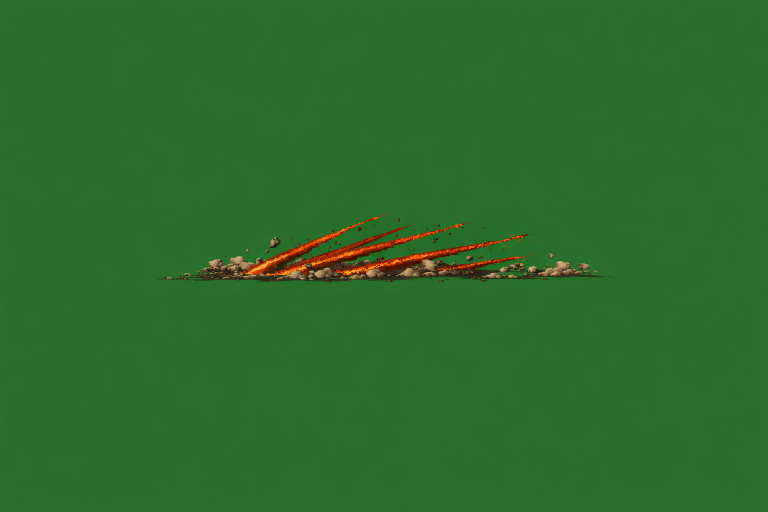
#> input picture @Edit/Stage4_Effects/src_charge.png, 1536 x 1024 px (shown at 1/2 size)
$ python -i Process_SwitchFrames.py   (imports and definitions only)
#> lines starting #> are read from the running program, lines starting #| are printed output that depends on the picture
"""스위치 눌림 프레임 후처리.

흰 배경 제거(가장자리와 이어진 영역만) → 흰 테두리 잔상 제거 → 공통 영역 자르기 → 정수 배 축소 → PNG 저장.
모든 프레임은 같은 캔버스·같은 카메라로 생성되어 있어야 하며, 같은 자르기 영역을 공유한다.

사용:
  python Process_SwitchFrames.py <출력 폴더> <기본.png> <충전.png> <발동.png> [--crop x0,y0,x1,y1] [--width 168]

자르기 영역을 주지 않으면 첫 프레임에서 바닥 슬랩 윗면(불투명 폭이 이미지 폭의 60% 이상이 되는 첫 행)을 찾아
그 위쪽, 세 프레임 불투명 영역의 합집합을 자른다(슬랩은 포함하지 않는다).
결과 폭이 --width(기본 168px)에 가까운 정수 배율로 축소하며, Unity에서는 PPU를 결과 폭으로 두면 폭 1유닛이 된다.
3-스테이지 용암 스위치는 --crop 520,180,855,352 로 만들었다(자동 검출과 같은 결과).
"""
import argparse
import os
from collections import deque

from PIL import Image, ImageChops, ImageFilter

WHITE_MIN = 232
FRINGE_MIN = 170   # 투명 영역에 닿은 이 밝기 이상의 픽셀은 배경 잔상(흰 테두리)으로 보고 제거
FRINGE_PASSES = 3
SLAB_FRACTION = 0.6
MASK_GROW = 7        # 기본 프레임 실루엣을 넓히는 필터 크기(홀수, 픽셀). 이 밖으로 번진 빛 번짐은 잘라낸다


# 가장자리와 이어진 흰색 영역만 투명 처리(버튼 안의 흰 하이라이트는 보존)
# [41 lines left out: functions remove_outer_white, peel_fringe, not called in this run]


# 충전·발동 프레임은 기본 프레임과 같은 형태이므로, 기본 프레임 실루엣(살짝 확대) 밖으로 번진 빛 번짐 조각을 제거한다
def clip_to_base_silhouette(frames):
    base_alpha = frames[0].split()[3].point(lambda a: 255 if a > 0 else 0).filter(ImageFilter.MaxFilter(MASK_GROW))
    for f in frames[1:]:
        f.putalpha(ImageChops.multiply(f.split()[3], base_alpha))


# 불투명 폭이 이미지 폭의 SLAB_FRACTION 이상인 첫 행(바닥 슬랩 윗면)의 y
# [39 lines left out: functions find_slab_top, main, not called in this run]


# [2 lines not run here, left out]

>>> import cv2
>>> picture = cv2.imread('Stage4_Effects/src_charge.png', cv2.IMREAD_GRAYSCALE)
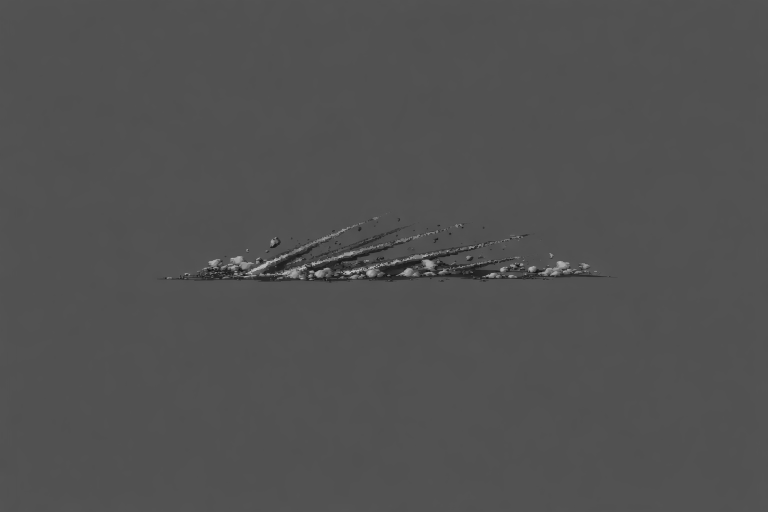
#> picture: shape (1024, 1536) (shown at 1/2 size); min 10, max 209, mean 81.2
#> (the run stopped early here; a loop or call above may not have finished)

$ run again, on @Edit/Stage4_Effects/src_wave.png
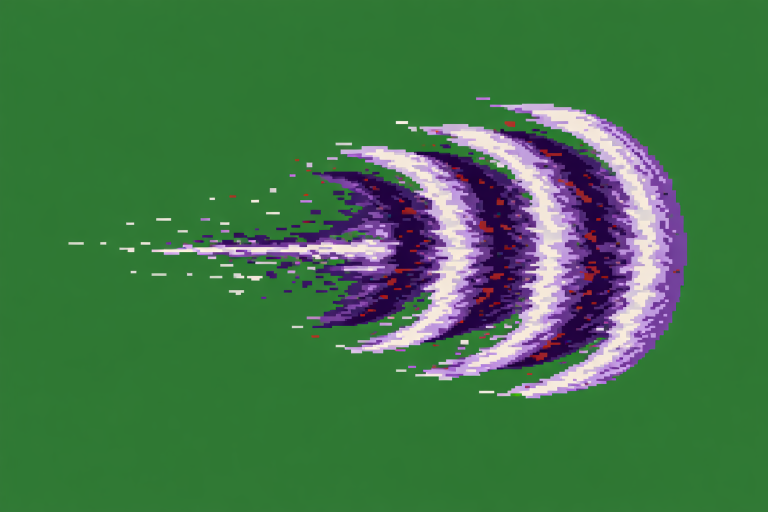
#> input picture @Edit/Stage4_Effects/src_wave.png, 1536 x 1024 px (shown at 1/2 size)
#> `picture = cv2.imread('Stage4_Effects/src_charge.png', cv2.IMREAD_GRAYS..`:
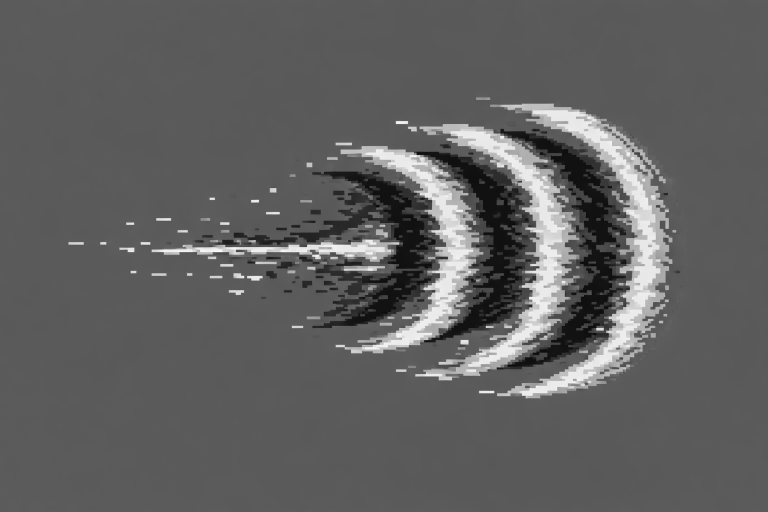
#> picture: shape (1024, 1536) (shown at 1/2 size); min 7, max 252, mean 96.1
